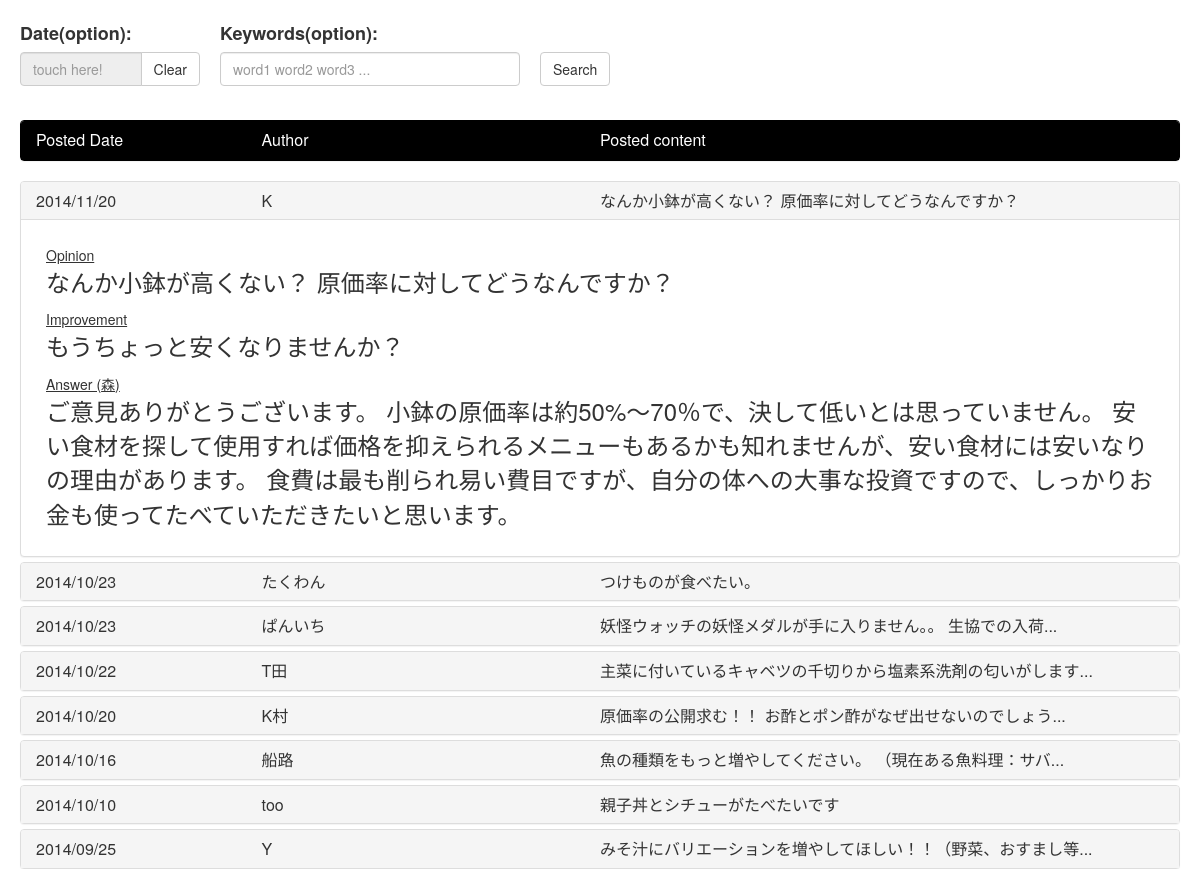
The app's page /kuishinbo/tablet/browse_eng.php with its own data.
### tables this page shows
CREATE TABLE IF NOT EXISTS `koe` (
`koe_id` int(10) unsigned NOT NULL,
  `admin_user_id` int(10) unsigned NOT NULL,
  `author` varchar(255) NOT NULL,
  `send_to` varchar(255) NOT NULL,
  `affiliation` varchar(255) NOT NULL,
  `create_time` datetime NOT NULL,
  `mail` varchar(255) DEFAULT NULL,
  `opinion` text NOT NULL,
  `proposal` text NOT NULL,
  `answer` text,
  `state` int(10) unsigned NOT NULL,
  `posted_time` datetime DEFAULT NULL,
  `note` varchar(255) DEFAULT NULL
);

### kuishinbo/tablet/browse_eng.php (the view, shortened to what this page needs)
<!DOCTYPE html>
<html lang="en" style="height:100%">
  <head>
    <link href="../bootstrap/css/bootstrap.min.css" rel="stylesheet">
    <link rel="stylesheet" href="http://code.jquery.com/ui/1.9.2/themes/base/jquery-ui.css" />
  </head>
  <body style="height: 100%">
<div class="" style="margin:20px; height:10%">
<form action="./browse.php" method="POST" id="myForm" name="myForm">
<font size="4">
  <div style="float:left">
    <label for="date">Date(option):</label></br>
    <div class="input-group" style="width: 180px">
    <input type="text" name="date" id="datepicker" class="form-control" readonly="readonly" placeholder="touch here!" />
    <span class="input-group-btn">
    <button class="btn btn-default" type="button" onClick="date_clear()">Clear</button>
    </span>
    </div>
  </div>
  <div style="float:left; margin-left: 20px">
    <label for="words">Keywords(option):</label></br>
    <div class="" style="width: 300px">
    <input type="text" class="form-control" name="words" placeholder="word1 word2 word3 ...">
  </div>
  </div>
  <div style="float:left; margin-left: 20px">
    <label for="search_button">　</label></br>
    <button class="btn btn-default" type="submit" name="search_button">Search</button>
  </div>
</form>
</div>
   <div class="panel panel-default" style="margin:20px; clear:both; border-color:black">
    <div class="panel-heading" style="background-color:black; border-color:black">
      <h4 class="panel-title">
          <div style="width: 20%; float:left"><font color="white">Posted Date</div>
          <div style="width: 30%; float:left">Author</div>
          <div style="width: 50%; float:left">Posted content</font></div></br>
      </h4>
    </div>
    </div>
<div class="panel-group" id="accordion" role="tablist" aria-multiselectable="true" style="margin:20px">
<?php
  require ('../connect.php');
  if (isset($_POST['date'], $_POST['words'])) {
    $date = $_POST['date'];
    $words = $_POST['words'];
    $SQL_option = "";
      $keyword_txt = str_replace( "　" , " " , $_POST['words'] );
      $keywordArr = explode( " " , $keyword_txt );
    $SQL_option .= '(';
    for ($i = 0; $i < count($keywordArr); $i++) {
      $SQL_option .= 'concat(author,opinion,proposal,answer) LIKE "%' .$keywordArr[$i]. '%" AND ';
    }
    $SQL_option = rtrim($SQL_option , 'AND ');
    $SQL_option .= ') AND ';
    $query = '(SELECT COUNT(*) AS co FROM koe LEFT JOIN admin_user ON koe.admin_user_id = admin_user.admin_user_id WHERE create_time LIKE "' .$date. '%" AND ' .$SQL_option.'koe.state = 1) ORDER BY create_time DESC';
    $result = $mysqli -> query($query);
      if (!$result) {
        print('クエリーが失敗しました。'. $mysqli -> error);
      }
    $row = $result -> fetch_assoc();
    if($date == "" && $words == "") {
    print('Date: (Nothing), Keyword: (Nothing)　　>> '.$row['co'].' results');
    } else if($date == "") {
    print('Date: (Nothing), Keyword: ' .$keyword_txt.'　　>> '.$row['co'].' results');
    } else if($words == "") {
    print('Date: '.$date.', Keyword: (Nothing)　　>> '.$row['co'].' results');
    } else {
    print('Date: '.$date.', Keyword: ' .$keyword_txt.'　　>> '.$row['co'].' results');
    }
    $query = '(SELECT koe.author, koe.create_time, koe.opinion, koe.proposal, koe.answer, admin_user.name FROM koe LEFT JOIN admin_user ON koe.admin_user_id = admin_user.admin_user_id WHERE koe.create_time LIKE "' .$date. '%" AND ' .$SQL_option.'koe.state = 1) ORDER BY create_time DESC';
    $result = $mysqli -> query($query);
      if (!$result) {
        print('クエリーが失敗しました。'. $mysqli -> error);
      }
  } else {
    $query = sprintf('(SELECT koe.author, koe.create_time, koe.opinion, koe.proposal, koe.answer, admin_user.name FROM koe LEFT JOIN admin_user ON koe.admin_user_id = admin_user.admin_user_id WHERE state = 1) ORDER BY koe.create_time DESC');
    $result = $mysqli -> query($query);
  }
  $num = 1;
  while ($row = $result -> fetch_assoc()) {
    print('<div class="panel panel-default">');
    print('<div class="panel-heading" role="tab" id="heading' .$num. '">');
    print('<h4 class="panel-title">');
    if ($num == 1) {
    print('<a data-toggle="collapse" data-parent="#accordion" href="#collapse' .$num. '" aria-expanded="true" aria-controls="collapse' .$num. '"> ');
    } else {
    print('<a class="collapsed" data-toggle="collapse" data-parent="#accordion" href="#collapse' .$num. '" aria-expanded="false" aria-controls="collapse' .$num. '">');
    }
    $time = date('Y/m/d', strtotime($row['create_time']));
    print('<div style="width: 20%; float:left">' .$time. '</div>');
    print('<div style="width: 30%; float:left">' .$row['author']. '</div>');
    if(30 >= mb_strlen($row['opinion'],'UTF-8')){
      print('<div style="width: 50%; float:left">' .$row['opinion']. '</div></br>');
    }else{
    $opinion =mb_substr($row['opinion'] , 0, 30, 'UTF-8');
    print('<div style="width: 50%; float:left">' .$opinion. '...</div></br>');
    }
    print('</a>');
    print('</h4>');
    print('</div>');
    if ($num == 1) {
    print('<div id="collapse' .$num. '" class="panel-collapse collapse in" role="tabpanel" aria-labelledby="heading' .$num.'">');
    } else {
    print('<div id="collapse'  .$num.'" class="panel-collapse collapse" role="tabpanel" aria-labelledby="heading'  .$num.'">');
    }
    print('<div class="panel-body" style="width:100%; height:100%">');
    print('
    <div style="margin:10px">
    <u>Opinion</u></br><font size="5"> ' .$row['opinion']. '
    </font></div>
    <div style="margin:10px">
    <u>Improvement</u></br><font size="5"> ' .$row['proposal']. '
    </font></div>
    <div style="margin:10px">
    <u>Answer (' .$row['name']. ')</u></br><font size="5"> ' .$row['answer']. '
    </font></div>
    ');
    print('</div></div></div>');
    $num = $num + 1;
  }
?>
</div>
  </body>
</html>

### records on screen
koe: create_time "2014/11/20", author "K", opinion "なんか小鉢が高くない？ 原価率に対してどうなんですか？", proposal "もうちょっと安くなりませんか？", admin_user.name "森", answer "ご意見ありがとうございます。 小鉢の原価率は約50%〜70％で、決して低いとは思っていません。 安い食材を探して使用すれば価格を抑えられるメニューもあるかも知れませんが、安い食材には安いなりの理由があります。 食費は最も削られ易い費目ですが、自分の体への大事な投資ですので、しっかりお金も使ってたべていただきたいと思います。"
koe: create_time "2014/10/23", author "たくわん", opinion "つけものが食べたい。"
koe: create_time "2014/10/23", author "ぱんいち", opinion "妖怪ウォッチの妖怪メダルが手に入りません。。 生協での入荷"
koe: create_time "2014/10/22", author "T田", opinion "主菜に付いているキャベツの千切りから塩素系洗剤の匂いがします"
koe: create_time "2014/10/20", author "K村", opinion "原価率の公開求む！！ お酢とポン酢がなぜ出せないのでしょう"
koe: create_time "2014/10/16", author "船路", opinion "魚の種類をもっと増やしてください。 （現在ある魚料理：サバ"
koe: create_time "2014/10/10", author "too", opinion "親子丼とシチューがたべたいです"
koe: create_time "2014/09/25", author "Y", opinion "みそ汁にバリエーションを増やしてほしい！！（野菜、おすまし等"
